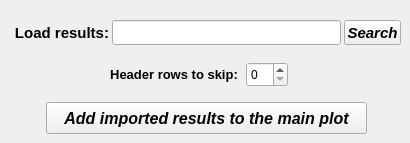
       <widget class="QWidget" name="tab_4">
        <attribute name="title">
         <string>Import</string>
        </attribute>
        <widget class="QPushButton" name="pushButton_AddImportedPlot">
         <property name="geometry">
          <rect>
           <x>46</x>
           <y>102</y>
           <width>321</width>
           <height>32</height>
          </rect>
         </property>
         <property name="minimumSize">
          <size>
           <width>0</width>
           <height>32</height>
          </size>
         </property>
         <property name="maximumSize">
          <size>
           <width>16777215</width>
           <height>32</height>
          </size>
         </property>
         <property name="font">
          <font>
           <family>Arial</family>
           <pointsize>12</pointsize>
           <weight>75</weight>
           <italic>true</italic>
           <bold>true</bold>
          </font>
         </property>
         <property name="text">
          <string>Add imported results to the main plot</string>
         </property>
        </widget>
        <widget class="QSpinBox" name="spinBox">
         <property name="geometry">
          <rect>
           <x>246</x>
           <y>62</y>
           <width>42</width>
           <height>25</height>
          </rect>
         </property>
         <property name="maximum">
          <number>10</number>
         </property>
        </widget>
        <widget class="QLabel" name="label_9">
         <property name="geometry">
          <rect>
           <x>104</x>
           <y>62</y>
           <width>140</width>
           <height>25</height>
          </rect>
         </property>
         <property name="minimumSize">
          <size>
           <width>140</width>
           <height>25</height>
          </size>
         </property>
         <property name="maximumSize">
          <size>
           <width>140</width>
           <height>25</height>
          </size>
         </property>
         <property name="font">
          <font>
           <family>Arial</family>
           <pointsize>10</pointsize>
           <weight>75</weight>
           <italic>false</italic>
           <bold>true</bold>
          </font>
         </property>
         <property name="text">
          <string>Header rows to skip:</string>
         </property>
         <property name="alignment">
          <set>Qt::AlignCenter</set>
         </property>
        </widget>
        <widget class="QLineEdit" name="lineEdit_ImportResultsPath">
         <property name="geometry">
          <rect>
           <x>112</x>
           <y>20</y>
           <width>229</width>
           <height>25</height>
          </rect>
         </property>
         <property name="minimumSize">
          <size>
           <width>0</width>
           <height>25</height>
          </size>
         </property>
         <property name="maximumSize">
          <size>
           <width>16777215</width>
           <height>25</height>
          </size>
         </property>
         <property name="font">
          <font>
           <pointsize>8</pointsize>
           <weight>50</weight>
           <italic>true</italic>
           <bold>false</bold>
          </font>
         </property>
         <property name="layoutDirection">
          <enum>Qt::LeftToRight</enum>
         </property>
         <property name="alignment">
          <set>Qt::AlignCenter</set>
         </property>
        </widget>
        <widget class="QToolButton" name="toolButton_ChooseFolderImport">
         <property name="geometry">
          <rect>
           <x>344</x>
           <y>20</y>
           <width>57</width>
           <height>25</height>
          </rect>
         </property>
         <property name="maximumSize">
          <size>
           <width>60</width>
           <height>16777215</height>
          </size>
         </property>
         <property name="font">
          <font>
           <family>Arial</family>
           <pointsize>11</pointsize>
           <weight>75</weight>
           <italic>true</italic>
           <bold>true</bold>
          </font>
         </property>
         <property name="text">
          <string>Search</string>
         </property>
        </widget>
        <widget class="QLabel" name="label_4">
         <property name="geometry">
          <rect>
           <x>12</x>
           <y>20</y>
           <width>100</width>
           <height>25</height>
          </rect>
         </property>
         <property name="minimumSize">
          <size>
           <width>100</width>
           <height>25</height>
          </size>
         </property>
         <property name="maximumSize">
          <size>
           <width>100</width>
           <height>25</height>
          </size>
         </property>
         <property name="font">
          <font>
           <family>Arial</family>
           <pointsize>11</pointsize>
           <weight>75</weight>
           <italic>false</italic>
           <bold>true</bold>
          </font>
         </property>
         <property name="text">
          <string>Load results:</string>
         </property>
         <property name="alignment">
          <set>Qt::AlignCenter</set>
         </property>
        </widget>
       </widget>
